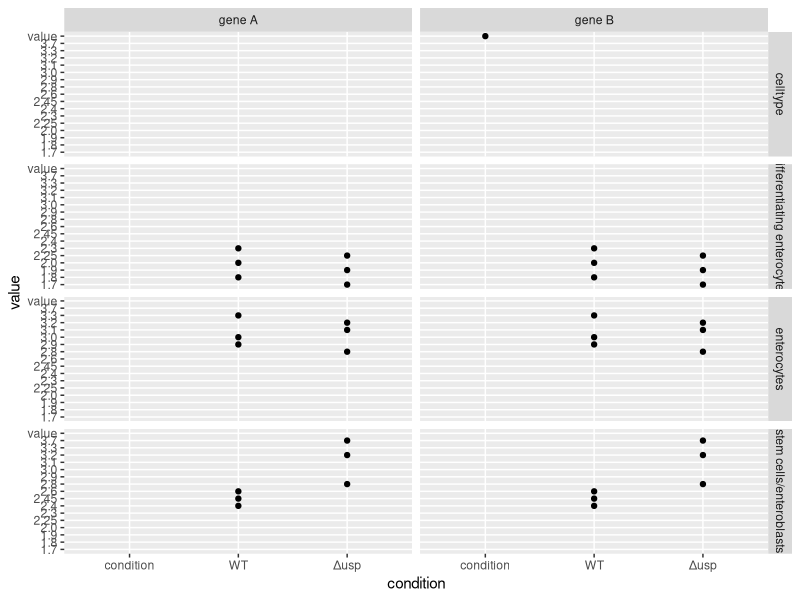

Reproduce this figure in R.
## ---- chunk 1
#| label: init
#| echo: false
#| cache: false
## Set default options for code chunks
knitr::opts_chunk$set(cache = TRUE, autodep = TRUE)
## ---- chunk 2
#| label: loadpkgs
#| message: false
#| cache: false
library("ggplot2")
library("dplyr")
## ---- chunk 3
x = read.csv(textConnection(
"gene, celltype, condition, value
 gene A, differentiating enterocytes,     WT,     2.0
 gene A, differentiating enterocytes,     WT,     1.8
 gene A, differentiating enterocytes,     WT,     2.3
 gene A, differentiating enterocytes,     Δusp,   1.9
 gene A, differentiating enterocytes,     Δusp,   1.7
 gene A, differentiating enterocytes,     Δusp,   2.25
 gene A, enterocytes,     WT,  3.3            
 gene A, enterocytes,     WT,  2.9
 gene A, enterocytes,     WT,  3.0
 gene A, enterocytes,     Δusp,  3.2
 gene A, enterocytes,     Δusp,  2.8
 gene A, enterocytes,     Δusp,  3.1
 gene A, stem cells/enteroblasts,     WT,     2.4
 gene A, stem cells/enteroblasts,     WT,     2.6
 gene A, stem cells/enteroblasts,     WT,     2.45
 gene A, stem cells/enteroblasts,     Δusp,    3.2
 gene A, stem cells/enteroblasts,     Δusp,    3.7
 gene A, stem cells/enteroblasts,     Δusp,    2.8 
 gene B, celltype, condition, value
 gene B, differentiating enterocytes,     WT,     2.0
 gene B, differentiating enterocytes,     WT,     1.8
 gene B, differentiating enterocytes,     WT,     2.3
 gene B, differentiating enterocytes,     Δusp,   1.9
 gene B, differentiating enterocytes,     Δusp,   1.7
 gene B, differentiating enterocytes,     Δusp,   2.25
 gene B, enterocytes,     WT,  3.3            
 gene B, enterocytes,     WT,  2.9
 gene B, enterocytes,     WT,  3.0
 gene B, enterocytes,     Δusp,  3.2
 gene B, enterocytes,     Δusp,  2.8
 gene B, enterocytes,     Δusp,  3.1
 gene B, stem cells/enteroblasts,     WT,     2.4
 gene B, stem cells/enteroblasts,     WT,     2.6
 gene B, stem cells/enteroblasts,     WT,     2.45
 gene B, stem cells/enteroblasts,     Δusp,    3.2
 gene B, stem cells/enteroblasts,     Δusp,    3.7
 gene B, stem cells/enteroblasts,     Δusp,    2.8" 
), strip.white = TRUE)
## ---- chunk 4
#| label: fig_hist_combined
#| fig-width: 3
#| fig-height: 6
#| fig-dpi: 600
#| out-width: "400px"
ggplot(x, aes(x = condition, y = value)) + geom_point() +
  facet_grid(cols = vars(gene), rows = vars(celltype))
